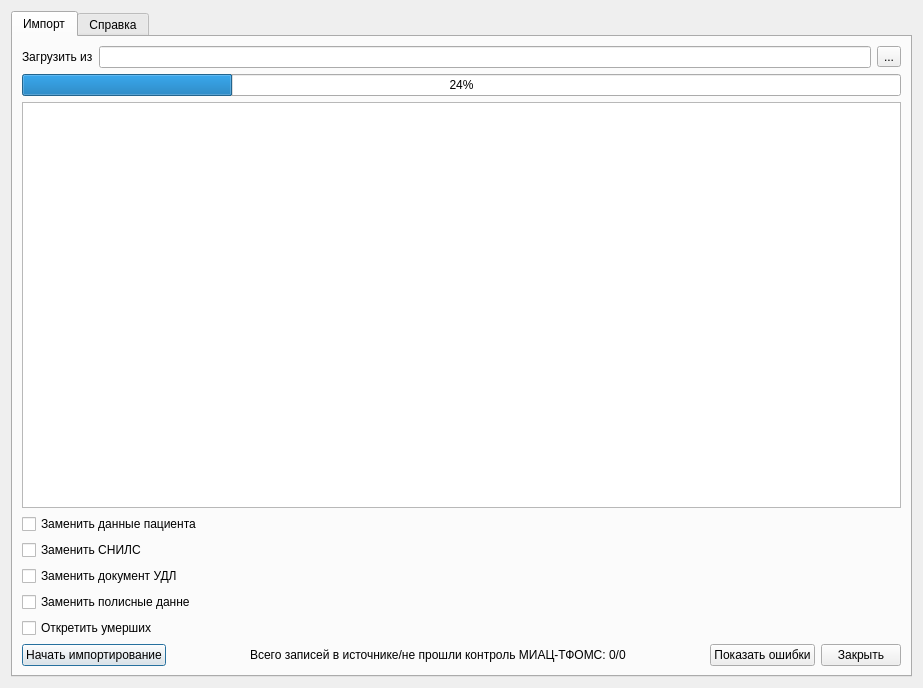
<?xml version="1.0" encoding="UTF-8"?>
<ui version="4.0">
 <class>Dialog</class>
 <widget class="QDialog" name="Dialog">
  <property name="geometry">
   <rect>
    <x>0</x>
    <y>0</y>
    <width>923</width>
    <height>688</height>
   </rect>
  </property>
  <property name="windowTitle">
   <string>Импорт пациентов из МИАЦ в МИС</string>
  </property>
  <layout class="QVBoxLayout" name="verticalLayout_2">
   <item>
    <widget class="QTabWidget" name="tabHelp">
     <property name="currentIndex">
      <number>0</number>
     </property>
     <widget class="QWidget" name="tab">
      <attribute name="title">
       <string>Импорт</string>
      </attribute>
      <layout class="QGridLayout" name="gridLayout_2">
       <item row="1" column="1">
        <layout class="QGridLayout" name="gridLayout_3">
         <property name="margin">
          <number>0</number>
         </property>
         <item row="0" column="0">
          <widget class="QLabel" name="lblLoadFrom">
           <property name="text">
            <string>Загрузить из</string>
           </property>
          </widget>
         </item>
         <item row="0" column="1">
          <widget class="QLineEdit" name="edtFileName"/>
         </item>
         <item row="0" column="2">
          <widget class="QToolButton" name="btnSelectFile">
           <property name="text">
            <string>...</string>
           </property>
          </widget>
         </item>
         <item row="1" column="0" colspan="3">
          <widget class="CProgressBar" name="progressBar">
           <property name="value">
            <number>24</number>
           </property>
           <property name="orientation">
            <enum>Qt::Horizontal</enum>
           </property>
          </widget>
         </item>
         <item row="2" column="0" colspan="3">
          <widget class="QTextBrowser" name="logBrowser"/>
         </item>
        </layout>
       </item>
       <item row="2" column="1">
        <layout class="QVBoxLayout" name="verticalLayout">
         <item>
          <widget class="QCheckBox" name="chkReplaceClientInfo">
           <property name="text">
            <string>Заменить данные пациента</string>
           </property>
          </widget>
         </item>
         <item>
          <widget class="QCheckBox" name="chkReplaceSNILS">
           <property name="text">
            <string>Заменить СНИЛС</string>
           </property>
          </widget>
         </item>
         <item>
          <widget class="QCheckBox" name="chkReplaceUDL">
           <property name="text">
            <string>Заменить документ УДЛ</string>
           </property>
          </widget>
         </item>
         <item>
          <widget class="QCheckBox" name="chkReplacePolice">
           <property name="text">
            <string>Заменить полисные данне</string>
           </property>
          </widget>
         </item>
         <item>
          <widget class="QCheckBox" name="chkDetachDead">
           <property name="text">
            <string>Откретить умерших</string>
           </property>
          </widget>
         </item>
        </layout>
       </item>
       <item row="3" column="1">
        <layout class="QHBoxLayout">
         <property name="spacing">
          <number>6</number>
         </property>
         <property name="margin">
          <number>0</number>
         </property>
         <item>
          <widget class="QPushButton" name="btnImport">
           <property name="text">
            <string>Начать импортирование</string>
           </property>
          </widget>
         </item>
         <item>
          <spacer>
           <property name="orientation">
            <enum>Qt::Horizontal</enum>
           </property>
           <property name="sizeHint" stdset="0">
            <size>
             <width>40</width>
             <height>20</height>
            </size>
           </property>
          </spacer>
         </item>
         <item>
          <widget class="QLabel" name="lblNum">
           <property name="text">
            <string>Всего записей в источнике/не прошли контроль МИАЦ-ТФОМС: 0/0</string>
           </property>
          </widget>
         </item>
         <item>
          <spacer>
           <property name="orientation">
            <enum>Qt::Horizontal</enum>
           </property>
           <property name="sizeHint" stdset="0">
            <size>
             <width>40</width>
             <height>20</height>
            </size>
           </property>
          </spacer>
         </item>
         <item>
          <widget class="QPushButton" name="btnShowErrors">
           <property name="text">
            <string>Показать ошибки</string>
           </property>
          </widget>
         </item>
         <item>
          <widget class="QPushButton" name="btnClose">
           <property name="text">
            <string>Закрыть</string>
           </property>
          </widget>
         </item>
        </layout>
       </item>
      </layout>
     </widget>
     <widget class="QWidget" name="tab_2">
      <attribute name="title">
       <string>Справка</string>
      </attribute>
      <layout class="QVBoxLayout" name="verticalLayout_3">
       <item>
        <widget class="QTextBrowser" name="txtHelp"/>
       </item>
      </layout>
     </widget>
    </widget>
   </item>
  </layout>
 </widget>
 <customwidgets>
  <customwidget>
   <class>CProgressBar</class>
   <extends>QProgressBar</extends>
   <header>library/ProgressBar.h</header>
  </customwidget>
 </customwidgets>
 <tabstops>
  <tabstop>chkReplaceClientInfo</tabstop>
  <tabstop>chkReplaceSNILS</tabstop>
  <tabstop>chkReplaceUDL</tabstop>
  <tabstop>chkReplacePolice</tabstop>
  <tabstop>chkDetachDead</tabstop>
  <tabstop>btnImport</tabstop>
  <tabstop>btnShowErrors</tabstop>
  <tabstop>btnClose</tabstop>
 </tabstops>
 <resources/>
 <connections/>
</ui>
